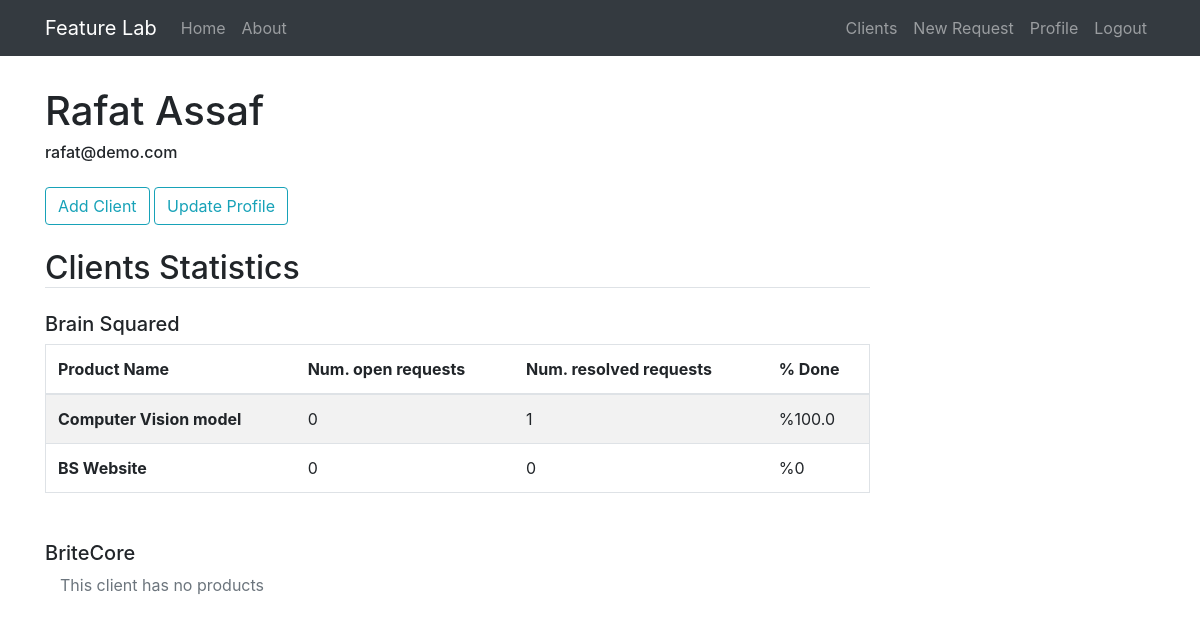
The app's page /profile (signed in), older data.
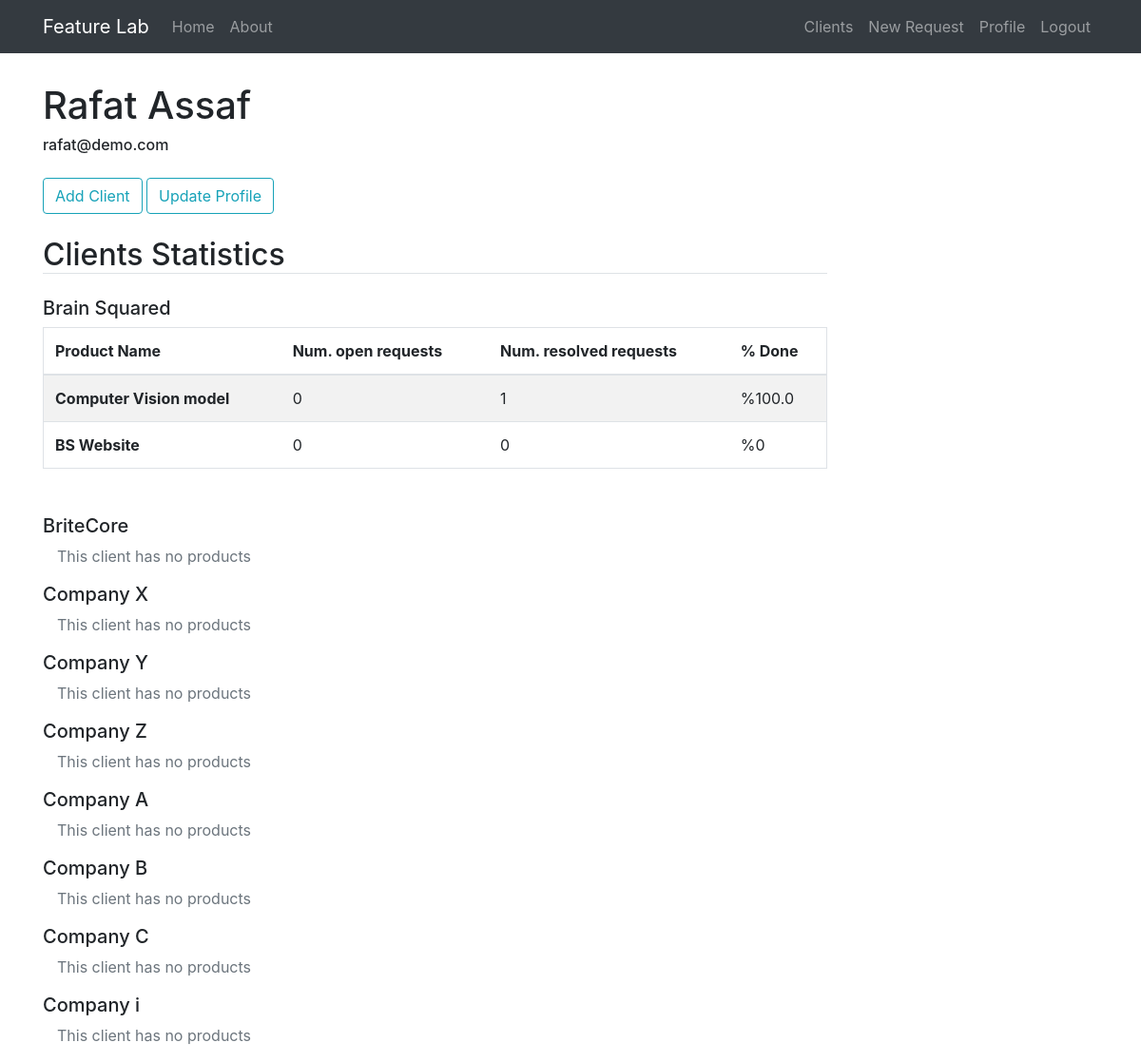
The same page, newer data.
### feature_lab/models.py (models this page shows, shortened)
class Client(db.Model):
    id = db.Column(db.Integer, primary_key=True)
    name = db.Column(db.String(20), unique=True, nullable=False)
    email = db.Column(db.String(120), unique=True, nullable=False)
    bio = db.Column(db.Text(), nullable=False)
    priority = db.Column(db.Integer, nullable=False)
    phone_number = db.Column(db.String(15))
    created_at = db.Column(db.DateTime, nullable=False, default=datetime.utcnow)
    products = db.relationship('Product', backref='owner', lazy=True)
    user_id = db.Column(db.Integer, db.ForeignKey('user.id'), nullable=False)

class Product(db.Model):
    id = db.Column(db.Integer, primary_key=True)
    name = db.Column(db.String(20), unique=True, nullable=False)
    description = db.Column(db.Text(), nullable=False)
    owner_id = db.Column(db.Integer, db.ForeignKey('client.id'), nullable=False)
    requests = db.relationship('FeatureRequest', backref='product', lazy=True)
    areas = db.relationship('ProductArea', backref='product', lazy=True)

### feature_lab/users/routes.py (the view)
@users.route('/profile')
def profile():
    profile_stats = []
    user_clients = Client.query.filter_by(user_id=current_user.id)
    for client in user_clients:
        client_data = {
            'name': client.name,
            'products': []
        }
        for product in client.products:
            num_resolved = FeatureRequest.query\
                .filter_by(state=FeatureRequestState.RESOLVED, product_id=product.id).count()
            num_open = FeatureRequest.query\
                .filter_by(product_id=product.id).filter(FeatureRequest.state != FeatureRequestState.RESOLVED).count()
            num_all = FeatureRequest.query.filter_by(product_id=product.id).count()
            ratio_done = num_resolved / num_all if num_all > 0 else 0
            client_data['products'].append({
                'name': product.name,
                'num_resolved': num_resolved,
                'num_open': num_open,
                'ratio_done': ratio_done
            })
        profile_stats.append(client_data)
    return render_template('profile.html', user=current_user, profile_stats=profile_stats)

### feature_lab/models.py (called while the page is built)
@login_manager.user_loader
def load_user(user_id):
    return User.query.get(int(user_id))

### feature_lab/templates/profile.html
{% extends 'layout.html' %}
{% block content %}
    <h1>{{user.username}}</h1>
    <h6>{{user.email}}</h6>
    <button class="btn btn-outline-info mt-3" onclick="window.location='/create_client'">Add Client</button>
    <button class="btn btn-outline-info mt-3" onclick="window.location='/profile/update'">Update Profile</button>
    {% if profile_stats %}
        <h2 class="mt-4 mb-4 border-bottom pd-3">Clients Statistics</h2>
        {% for client in profile_stats %}
            <h5>{{ client.name }}</h5>
            {% if client.products %}
                <table class="table table-striped border mb-5">
                  <thead>
                    <tr>
                        <th scope="col">Product Name</th>
                        <th scope="col">Num. open requests</th>
                        <th scope="col">Num. resolved requests</th>
                        <th scope="col">% Done</th>
                    </tr>
                  </thead>
                    <tbody>
                    {% for product in client.products %}
                        <tr>
                            <th scope="row">{{product.name}}</th>
                            <td>{{product.num_open}}</td>
                            <td>{{product.num_resolved}}</td>
                            <td>%{{product.ratio_done * 100}}</td>
                        </tr>
                    {% endfor %}
                  </tbody>
                </table>
            {% else %}
                <div class="container">
                    <p class="text-secondary">This client has no products</p>
                </div>
            {% endif %}
        {% endfor %}
    {% else %}
        <div class="container">
            <p class="text-secondary mb-4">You don't have any clients yet.</p>
        </div>
    {% endif %}
{% endblock content %}

Row changes from the older to the newer data that the page shows:
added Client: name "Company X", shows "This client has no products"
added Client: name "Company Y", shows "This client has no products"
added Client: name "Company Z", shows "This client has no products"
added Client: name "Company A", shows "This client has no products"
added Client: name "Company B", shows "This client has no products"
added Client: name "Company C", shows "This client has no products"
added Client: name "Company i", shows "This client has no products"
